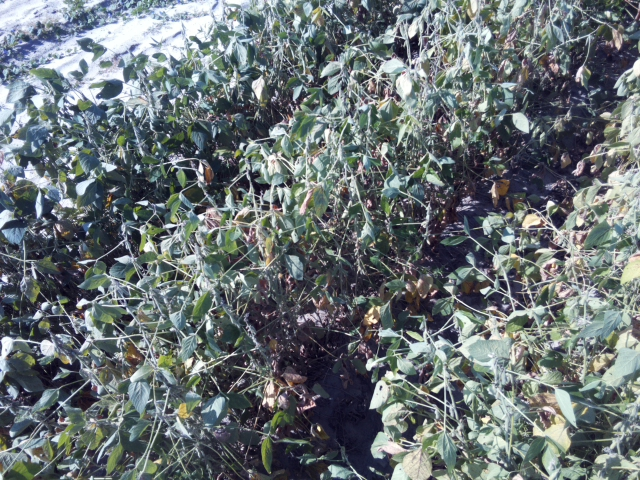
#> input picture Arsingh3_Code/src/000097.jpg, 640 x 480 px
$ python FeatureExtraction.py
#> lines starting #> are read from the running program, lines starting #| are printed output that depends on the picture
# -*- coding: utf-8 -*-
"""
Created on Sun Feb 23 01:29:16 2020

@author: Abhishek Ranjan Singh
"""
import cv2
import numpy as np


def hist_equal(img,L):
    '''takes image and an output space [0,L] as an input and gives an equalized image(in float) as output'''
    if len(img.shape) != 2:
        R, G, B = cv2.split(img)

        output1_R = cv2.equalizeHist(R)
        output1_G = cv2.equalizeHist(G)
        output1_B = cv2.equalizeHist(B)

        equ = cv2.merge((output1_R, output1_G, output1_B))
        return equ

    equ = cv2.equalizeHist(img)
    res = np.hstack((img,equ)) #stacking images side-by-side

    return res

def feature_extraction(img = None, Shape = (20,20), flag = 0):
    '''Takes an image as an input and gives a 400x1 vector as output'''
    if type(img) != type(None):
        if (img.shape[0],img.shape[1]) != Shape: #Resizing the image to match the length of feature vector
            img = cv2.resize(img,Shape,interpolation = cv2.INTER_AREA)
        #Performing histogram equalization and also transfoming the image space to [0,1] as computational load will be reduced
        #
        if flag != 0:
            img = hist_equal(img,1)

        if len(img.shape) == 2:
            return img.flatten()
        else:
            output = np.zeros((400,1,3))
            output[:,:,0] = np.reshape(img[:,:,0].flatten(),(400,1))
            output[:,:,1] = np.reshape(img[:,:,1].flatten(),(400,1))
            output[:,:,2] = np.reshape(img[:,:,2].flatten(),(400,1))
            return np.reshape(output.flatten(),(1200,1))
    return None


def main():
    lena = cv2.imread('000097.jpg')
#> lena is the input picture: shape (480, 640, 3); mean B, G, R 116.1, 113.8, 105.6

    lenagray = cv2.cvtColor(lena,cv2.COLOR_BGR2GRAY)
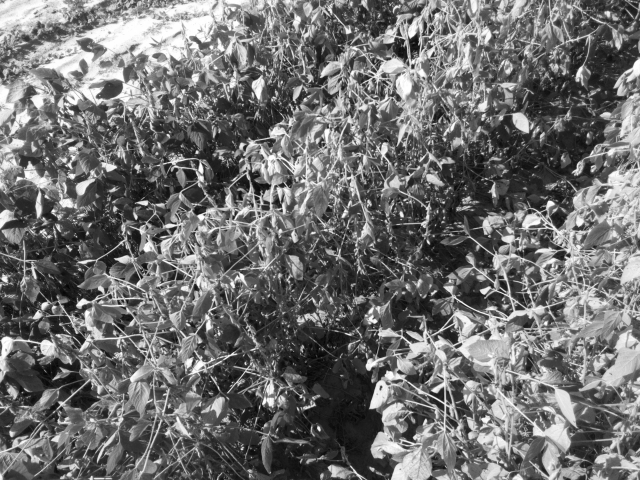
#> lenagray: shape (480, 640); min 4, max 255, mean 111.6
    x = feature_extraction(lena)
#> in feature_extraction, `img = cv2.resize(img,Shape,interpolation = cv2.INTER_AREA)`:
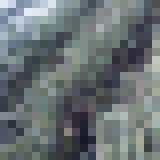
#> img: shape (20, 20, 3) (shown 8 times larger); mean of channels 0, 1, 2 116.1, 113.8, 105.6; drawn as B, G, R
#> x = 1200 values, max 246 at index 0, min 22 at index 1051, mean 111.8
    #check whether the feature extraction works or not
    print(x.shape)
#| (1200, 1)
    print(type(x))
#| <class 'numpy.ndarray'>

    cv2.imshow('Output',hist_equal(lena,255).astype('uint8'))
#> in hist_equal, `R, G, B = cv2.split(img)`:
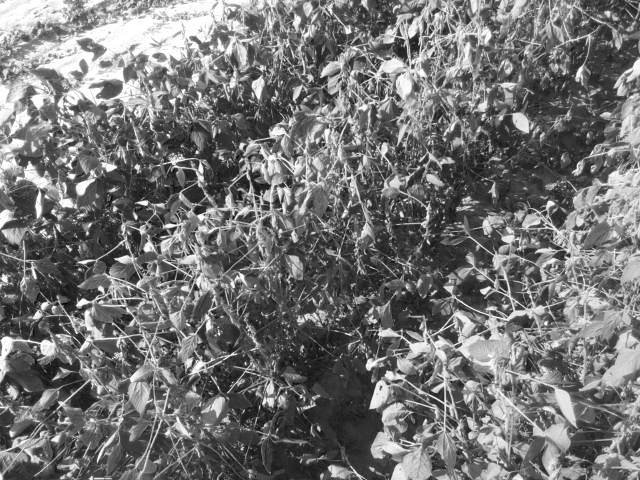
#> R: shape (480, 640); min 0, max 255, mean 116.1
#> in hist_equal, `output1_R = cv2.equalizeHist(R)`:
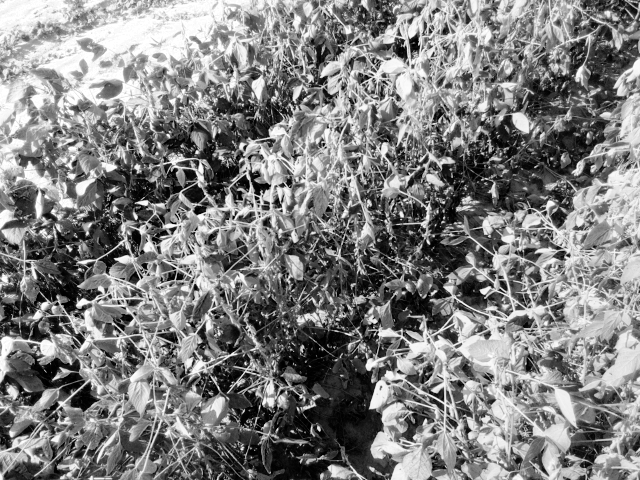
#> output1_R: shape (480, 640); min 0, max 255, mean 128.2
#> in hist_equal, `output1_G = cv2.equalizeHist(G)`:
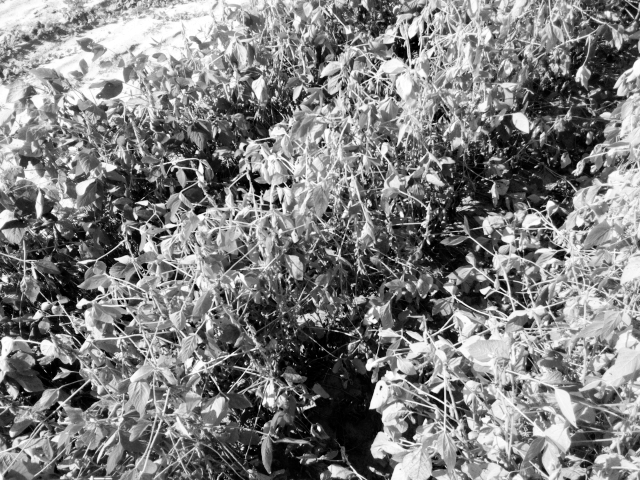
#> output1_G: shape (480, 640); min 0, max 255, mean 128.1
#> in hist_equal, `output1_B = cv2.equalizeHist(B)`:
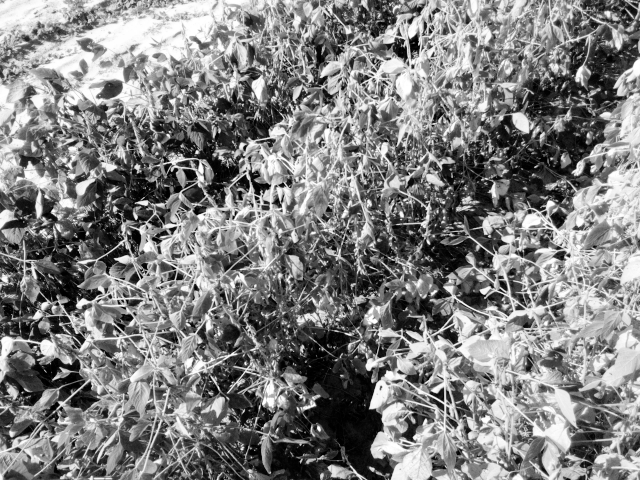
#> output1_B: shape (480, 640); min 0, max 255, mean 128.2
#> in hist_equal, `equ = cv2.merge((output1_R, output1_G, output1_B))`:
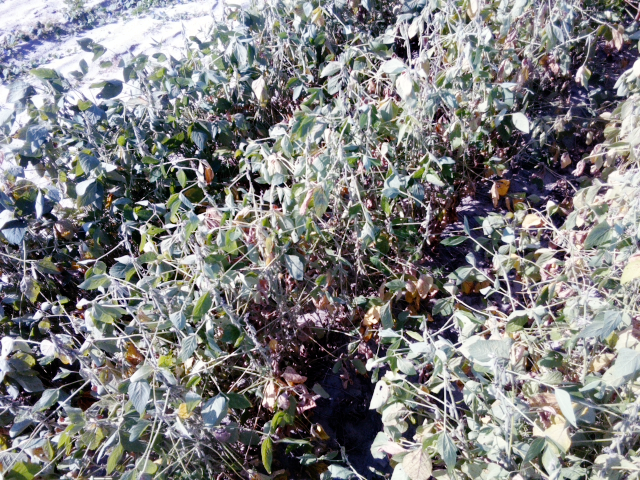
#> equ: shape (480, 640, 3); mean B, G, R 128.2, 128.1, 128.2
    cv2.waitKey(0)
    print('HelloWorld')

if __name__ == '__main__':
    main()
